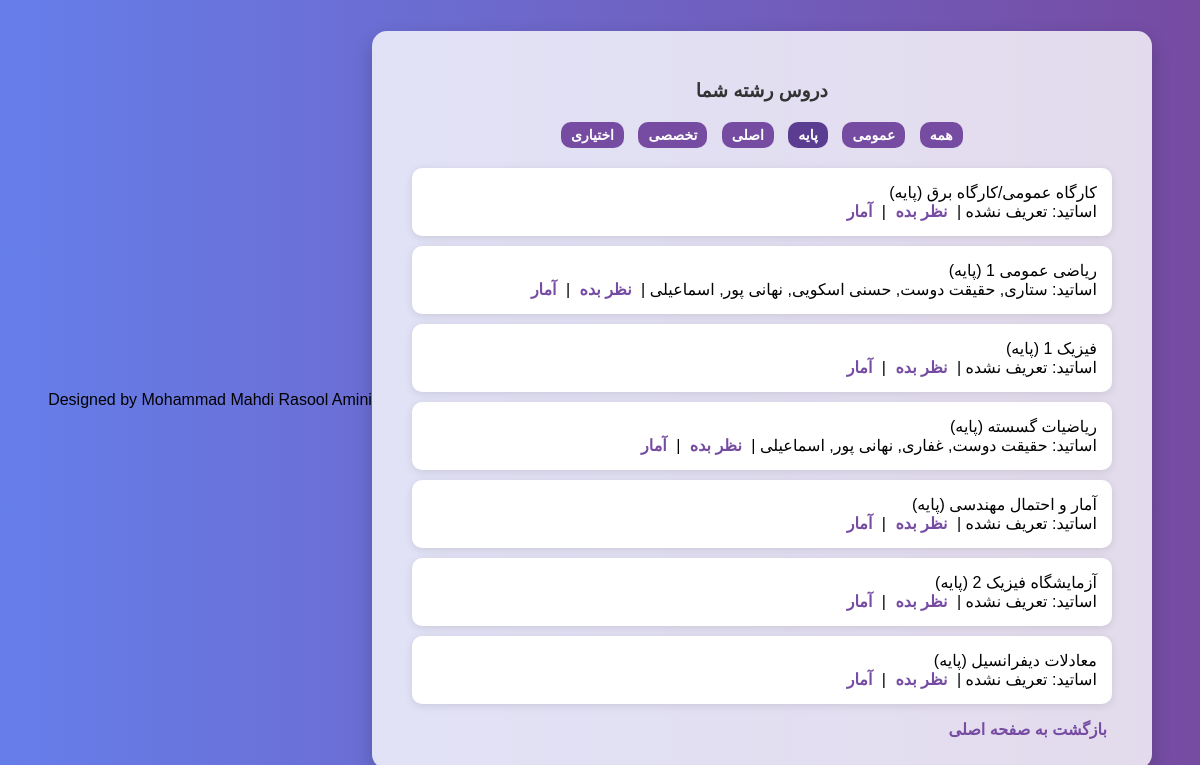
/courses?category=پایه (signed in), run on the app's committed database.
### tables this page shows
CREATE TABLE Courses (
    id INTEGER PRIMARY KEY AUTOINCREMENT,
    name TEXT
, category TEXT);

### app.py (the view)
@app.route("/courses")
def courses():
    if "student_id" not in session:
        return redirect("/")
    category_filter = request.args.get("category")
    db = get_db()
    query = """
        SELECT c.id, c.name, c.category, GROUP_CONCAT(p.name, ', ') as professors
        FROM Courses c
        JOIN CourseMajor cm ON c.id = cm.course_id
        LEFT JOIN CourseProfessor cp ON c.id = cp.course_id
        LEFT JOIN Professors p ON cp.professor_id = p.id
        WHERE cm.major_id = ?
    """
    params = [session["major_id"]]
    if category_filter:
        query += " AND c.category = ?"
        params.append(category_filter)
    query += " GROUP BY c.id"
    courses = db.execute(query, params).fetchall()
    db.close()
    return render_template("courses.html", courses=courses, selected_category=category_filter)

### app.py (called while the page is built)
def get_db():
    conn = sqlite3.connect("ratings.db")
    conn.row_factory = sqlite3.Row
    return conn

### templates/courses.html (shortened to what this page needs)
<!DOCTYPE html>
<html lang="fa" dir="rtl">
<head>
</head>
<body>
  <div class="card">
    <h3>دروس رشته شما</h3>
    <div class="filters">
      <a href="/courses" class="{{ 'selected' if not selected_category }}">همه</a>
      <a href="/courses?category=عمومی" class="{{ 'selected' if selected_category == 'عمومی' }}">عمومی</a>
      <a href="/courses?category=پایه" class="{{ 'selected' if selected_category == 'پایه' }}">پایه</a>
      <a href="/courses?category=اصلی" class="{{ 'selected' if selected_category == 'اصلی' }}">اصلی</a>
      <a href="/courses?category=تخصصی" class="{{ 'selected' if selected_category == 'تخصصی' }}">تخصصی</a>
      <a href="/courses?category=اختیاری" class="{{ 'selected' if selected_category == 'اختیاری' }}">اختیاری</a>
    </div>
    <ul>
      {% for course in courses %}
        <li>
          {{ course.name }} ({{ course.category or 'دسته‌بندی نشده' }})<br>
          اساتید: {{ course.professors or 'تعریف نشده' }}
          | <a href="/rate/{{ course.id }}">نظر بده</a>
          | <a href="/stats/{{ course.id }}">آمار</a>
        </li>
      {% endfor %}
    </ul>
    <a href="/">بازگشت به صفحه اصلی</a>
  </div>
  <div class="footer">
    Designed by Mohammad Mahdi Rasool Amini
  </div>
</body>
</html>

### templates/courses.html (style rules this page uses)
body { font-family: 'Vazirmatn', sans-serif; background: linear-gradient(to right, #667eea, #764ba2); margin: 0; padding: 0; display: flex; align-items: center; justify-content: center; min-height: 100vh; }
.card { background-color: #ffffffcc; padding: 30px 40px; border-radius: 15px; box-shadow: 0 8px 20px rgba(0, 0, 0, 0.2); width: 90%; max-width: 700px; text-align: right; }
h3 { color: #333; margin-bottom: 20px; text-align: center; }
ul { list-style: none; padding: 0; }
li { background: #fff; padding: 15px; margin-bottom: 10px; border-radius: 10px; box-shadow: 0 2px 8px rgba(0,0,0,0.1); transition: transform 0.2s; }
a { color: #764ba2; text-decoration: none; margin: 0 5px; font-weight: bold; }
.filters { margin-bottom: 20px; text-align: center; }
.filters a { background: #764ba2; color: white; padding: 5px 10px; margin: 0 5px; border-radius: 10px; font-size: 14px; display: inline-block; }
.filters a.selected { background: #5a3d91; }

### data on the page
Courses: name "کارگاه عمومی/کارگاه برق", category "پایه", professors "تعریف نشده"
Courses: category "پایه", professors "ستاری, حقیقت دوست, حسنی اسکویی, نهانی پور, اسماعیلی"
Courses: category "پایه", professors "تعریف نشده"
Courses: name "ریاضیات گسسته", category "پایه", professors "حقیقت دوست, غفاری, نهانی پور, اسماعیلی"
Courses: name "آمار و احتمال مهندسی", category "پایه", professors "تعریف نشده"
Courses: category "پایه", professors "تعریف نشده"
Courses: name "معادلات دیفرانسیل", category "پایه", professors "تعریف نشده"
